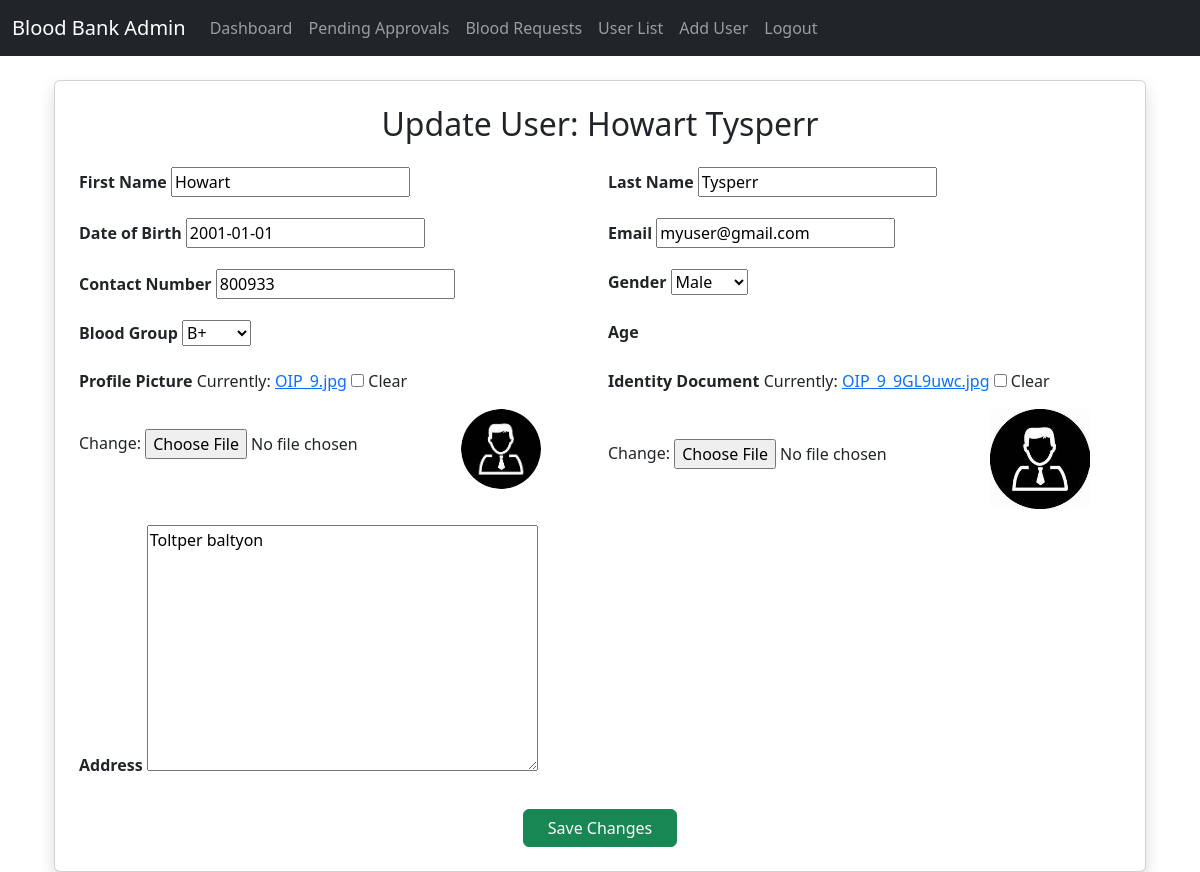
Page /update/10/ (signed in) on the committed database.
### myapp/models.py (models this page shows, shortened)
class CustomUser(AbstractUser):
    USER_TYPE = (("1", "Admin"), ("2", "Hospital"), ("3", "User"))
    GENDER = [("M", "Male"), ("F", "Female"),("O","Other")]
    BLOOD_GROUPS = (
    ('A+', 'A+'),
    ('A-', 'A-'),
    ('B+', 'B+'),
    ('B-', 'B-'),
    ('AB+', 'AB+'),
    ('AB-', 'AB-'),
    ('O+', 'O+'),
    ('O-', 'O-'),
    )
    first_name = models.CharField(max_length=15,null=True,blank=True,default='N/A')
    last_name = models.CharField(max_length=15,null=True,blank=True,default='N/A')
    username = None  # Removed username, using email instead
    email = models.EmailField(unique=True)
    is_approved = models.BooleanField(default=False)  # New field for staff approval
    user_type = models.CharField(default="3", choices=USER_TYPE, max_length=3)
    gender = models.CharField(max_length=1, choices=GENDER,null=True,blank=True)
    profile_pic = models.ImageField(null=True, blank=True)
    dob = models.DateField(null=True, blank=True)
    blood_group = models.CharField(max_length=4, choices=BLOOD_GROUPS,null=True,blank=True)
    contact_number = models.CharField(max_length=15, null=True, blank=True)
    identity = models.ImageField(null=True,blank=True)
    organization_name = models.CharField(max_length=80, null=True,blank=True)
    address = models.TextField(null=True,blank=True)
    fcm_token = models.TextField(default="")  # For firebase notifications
    created_at = models.DateTimeField(auto_now_add=True)
    updated_at = models.DateTimeField(auto_now=True)
    age = models.IntegerField(null=True, blank=True)  # Store age directly in the database, for user_type 3 only
    donation_count = models.IntegerField(default=0)
    USERNAME_FIELD = "email"
    REQUIRED_FIELDS = []
    objects = CustomUserManager()

### myapp/views.py (the view, shortened to what this page needs)
# urls.py: path('update/<int:pk>/', views.UserUpdateView.as_view(), name='user_update'),
class UserUpdateView(LoginRequiredMixin, UpdateView):
    model = CustomUser
    fields = ['first_name', 'last_name', 'email', 'is_approved', 'gender', 'profile_pic',
              'dob', 'blood_group', 'contact_number', 'identity', 'organization_name', 'address']
    template_name = 'admin/user_form.html'
    context_object_name = 'user'
    success_url = reverse_lazy('user_list')

### myapp/templates/admin/user_form.html (shortened to what this page needs)
{% extends 'admin/admin_base.html' %}
{% block content %}
    <div class="container">
        <div class="card shadow p-4">
            <h2 class="text-center mb-4">Update User: {{ user.first_name }} {{ user.last_name }}</h2>
            <form method="POST" enctype="multipart/form-data">
                <div class="row g-3">
                    {% if user.user_type == "2" %}
                        <div class="col-md-6">
                            <label for="id_email" class="form-label fw-bold">Email</label>
                            {{ form.email }}
                        </div>
                        <div class="col-md-6">
                            <label for="id_is_approved" class="form-label fw-bold">Approval Status</label>
                            {{ form.is_approved }}
                        </div>
                        <div class="col-md-6">
                            <label for="id_contact_number" class="form-label fw-bold">Contact Number</label>
                            {{ form.contact_number }}
                        </div>
                        <div class="col-md-6">
                            <label for="id_organization_name" class="form-label fw-bold">Organization Name</label>
                            {{ form.organization_name }}
                        </div>
                        <div class="col-md-6">
                            <label for="id_address" class="form-label fw-bold">Address</label>
                            {{ form.address }}
                        </div>
                        <div class="col-md-6">
                            <label class="form-label fw-bold">Created At</label>
                            <input type="text" class="form-control" value="{{ user.created_at }}" readonly>
                        </div>
                        <div class="col-md-6">
                            <label class="form-label fw-bold">Updated At</label>
                            <input type="text" class="form-control" value="{{ user.updated_at }}" readonly>
                        </div>
                        <div class="col-md-6">
                            <label for="id_profile_pic" class="form-label fw-bold">Profile Picture</label>
                            {{ form.profile_pic }}
                            {% if user.profile_pic %}
                                <img src="{{ user.profile_pic.url }}" alt="Profile Picture" class="rounded-circle mt-2" style="width: 80px; height: 80px; object-fit: cover;">
                            {% endif %}
                        </div>
                        <div class="col-md-6">
                            <label for="id_identity" class="form-label fw-bold">Identity Document</label>
                            {{ form.identity }}
                            {% if user.identity %}
                                <img src="{{ user.identity.url }}" alt="Identity Document" class="rounded mt-2" style="width: 100px;">
                            {% endif %}
                        </div>
                    {% elif user.user_type == "3" %}
                        <div class="col-md-6">
                            <label for="id_first_name" class="form-label fw-bold">First Name</label>
                            {{ form.first_name }}
                        </div>
                        <div class="col-md-6">
                            <label for="id_last_name" class="form-label fw-bold">Last Name</label>
                            {{ form.last_name }}
                        </div>
                        <div class="col-md-6">
                            <label for="id_dob" class="form-label fw-bold">Date of Birth</label>
                            {{ form.dob }}
                        </div>
                        <div class="col-md-6">
                            <label for="id_email" class="form-label fw-bold">Email</label>
                            {{ form.email }}
                        </div>
                        <div class="col-md-6">
                            <label for="id_contact_number" class="form-label fw-bold">Contact Number</label>
                            {{ form.contact_number }}
                        </div>
                        <div class="col-md-6">
                            <label for="id_gender" class="form-label fw-bold">Gender</label>
                            {{ form.gender }}
                        </div>
                        <div class="col-md-6">
                            <label for="id_blood_group" class="form-label fw-bold">Blood Group</label>
                            {{ form.blood_group }}
                        </div>
                        <div class="col-md-6">
                            <label for="id_age" class="form-label fw-bold">Age</label>
                        </div>
                        <div class="col-md-6">
                            <label for="id_profile_pic" class="form-label fw-bold">Profile Picture</label>
                            {{ form.profile_pic }}
                            {% if user.profile_pic %}
                                <img src="{{ user.profile_pic.url }}" alt="Profile Picture" class="rounded-circle mt-2" style="width: 80px; height: 80px; object-fit: cover;">
                            {% endif %}
                        </div>
                        <div class="col-md-6">
                            <label for="id_identity" class="form-label fw-bold">Identity Document</label>
                            {{ form.identity }}
                            {% if user.identity %}
                                <img src="{{ user.identity.url }}" alt="Identity Document" class="rounded mt-2" style="width: 100px;">
                            {% endif %}
                        </div>
                        <div class="col-md-6">
                            <label for="id_address" class="form-label fw-bold">Address</label>
                            {{ form.address }}
                        </div>
                    {% endif %}
                </div>
                <div class="text-center mt-4">
                    <button type="submit" class="btn btn-success px-4">Save Changes</button>
                </div>
            </form>
        </div>
    </div>
{% endblock %}

### rows in the picture
CustomUser: first_name "Howart", last_name "Tysperr", dob "2001-01-01", email "myuser@gmail.com", contact_number "800933", gender "Male", blood_group "B+", profile_pic (picture), identity (picture), address "Toltper baltyon"
